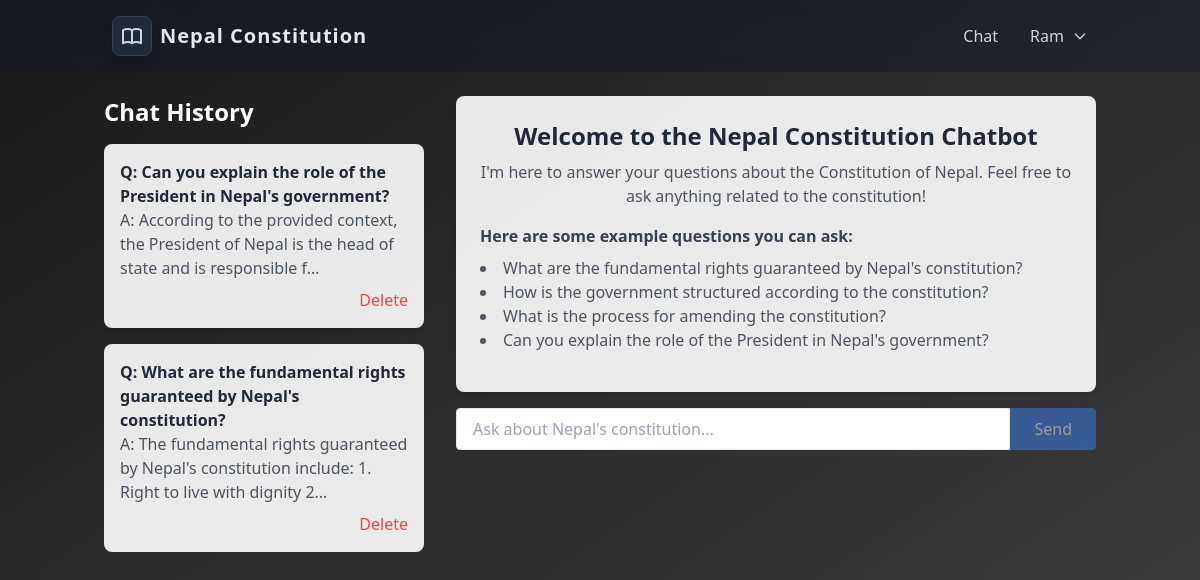
The page / (signed in) on the database as committed earlier.
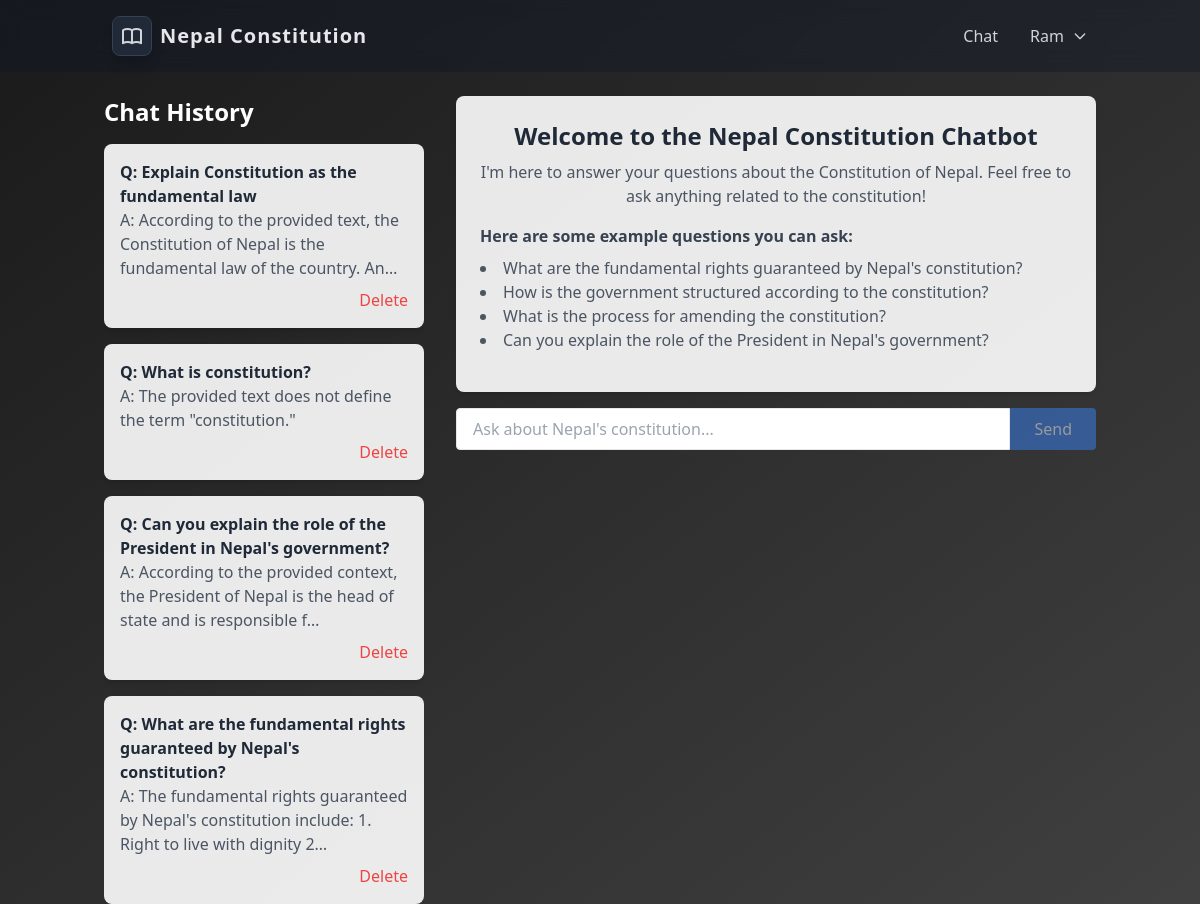
The same page on the database as committed later.
### constitution_chat/models.py (models this page shows, shortened)
class ChatHistory(models.Model):
    user = models.ForeignKey(User, on_delete=models.CASCADE)
    question = models.TextField()
    answer = models.TextField()
    timestamp = models.DateTimeField(auto_now_add=True)

### constitution_chat/views.py (the view, shortened to what this page needs)
# urls.py: path('', views.chat_view, name='chat'),
@login_required
@require_http_methods(["GET", "POST"])
def chat_view(request):
    chat_history = ChatHistory.objects.filter(user=request.user).order_by('-timestamp')
    return render(request, 'constitution_chat/chat.html', {'chat_history': chat_history})

### constitution_chat/templates/constitution_chat/chat.html (shortened to what this page needs)
{% extends 'constitution_chat/base.html' %}
{% block content %}
<div class="flex flex-col md:flex-row space-y-8 md:space-y-0 md:space-x-8" x-data="chatData">
    <div class="w-full md:w-1/3">
        <h2 class="text-2xl font-bold mb-4 text-white">Chat History</h2>
        <div class="space-y-4 max-h-[calc(100vh-200px)] overflow-y-auto">
            {% for chat in chat_history %}
            <div class="bg-white bg-opacity-90 p-4 rounded-lg shadow-md">
                <p class="font-bold text-gray-800">Q: {{ chat.question }}</p>
                <p class="text-gray-600">A: {{ chat.answer|truncatechars:100 }}</p>
                <div class="flex justify-end mt-2">
                    <a href="{% url 'delete_history' chat.id %}" class="text-red-500 hover:text-red-700">Delete</a>
                </div>
            </div>
            {% endfor %}
        </div>
    </div>
    <div class="w-full md:w-2/3">
        <div id="chat-container" class="bg-white bg-opacity-90 p-6 rounded-lg shadow-md mb-4 h-[calc(100vh-300px)] overflow-y-auto">
            <div class="mb-4 text-center">
                <h2 class="text-2xl font-bold text-gray-800 mb-2">Welcome to the Nepal Constitution Chatbot</h2>
                <p class="text-gray-600 mb-4">I'm here to answer your questions about the Constitution of Nepal. Feel free to ask anything related to the constitution!</p>
                <div class="text-left">
                    <p class="text-gray-700 font-semibold mb-2">Here are some example questions you can ask:</p>
                    <ul class="list-disc list-inside text-gray-600">
                        <li>What are the fundamental rights guaranteed by Nepal's constitution?</li>
                        <li>How is the government structured according to the constitution?</li>
                        <li>What is the process for amending the constitution?</li>
                        <li>Can you explain the role of the President in Nepal's government?</li>
                    </ul>
                </div>
            </div>
        </div>
        <form id="chat-form" class="flex" @submit.prevent="submitQuestion">
            <input type="text" x-model="question" class="flex-grow border rounded-l px-4 py-2 focus:outline-none focus:ring-2 focus:ring-blue-500" placeholder="Ask about Nepal's constitution..." style="color: black;">
            <button type="submit" class="bg-blue-500 text-white px-6 py-2 rounded-r hover:bg-blue-600 focus:outline-none focus:ring-2 focus:ring-blue-500 focus:ring-offset-2" x-bind:disabled="loading || !question.trim()" x-bind:class="{ 'opacity-50 cursor-not-allowed': loading || !question.trim() }">
                <span x-show="!loading">Send</span>
            </button>
        </form>
    </div>
</div>
{% endblock %}

### constitution_chat/templates/constitution_chat/base.html (shortened to what this page needs)
<!DOCTYPE html>
<html lang="en">
<head>
    <link href="https://cdn.jsdelivr.net/npm/tailwindcss@2.2.19/dist/tailwind.min.css" rel="stylesheet">
</head>
<body class="bg-dark-mesh min-h-screen text-gray-200">
    <nav class="fixed w-full z-50 top-0">
        <div class="glass-effect bg-gray-900 bg-opacity-40">
            <div class="container mx-auto px-6 py-4">
                <div class="flex justify-between items-center">
                    <div class="flex items-center space-x-2">
                        <div class="w-10 h-10 bg-gray-800 rounded-lg shadow-lg flex items-center justify-center float-animation border border-gray-700">
                        </div>
                        <a href="{% url 'chat' %}" class="text-gray-200 text-xl font-bold tracking-wider hover:text-white transition duration-300">
                            Nepal Constitution
                        </a>
                    </div>
                    <div class="hidden md:flex items-center space-x-8">
                        {% if user.is_authenticated %}
                            <a href="{% url 'chat' %}" class="nav-link text-gray-300 hover:text-white transition duration-300">Chat</a>
                            <div class="relative" x-data="{ open: false }">
                                <button @click="open = !open" class="flex items-center text-gray-300 hover:text-white focus:outline-none">
                                    <span class="mr-2">{{ user.username }}</span>
                                    <svg class="w-4 h-4" fill="none" stroke="currentColor" viewBox="0 0 24 24">
                                        <path stroke-linecap="round" stroke-linejoin="round" stroke-width="2" d="M19 9l-7 7-7-7" />
                                    </svg>
                                </button>
                            </div>
                        {% else %}
                            <a href="{% url 'login' %}" class="px-6 py-2 text-gray-300 hover:text-white nav-link">Login</a>
                            <a href="{% url 'register' %}" class="px-6 py-2 bg-gray-800 text-gray-200 rounded-lg hover:bg-gray-700 transition duration-300 shadow-lg hover:shadow-xl border border-gray-700">
                                Register
                            </a>
                        {% endif %}
                    </div>
                </div>
            </div>
        </div>
    </nav>
    <div class="container mx-auto px-4 pt-24">
        {% block content %}
        {% endblock %}
    </div>
</body>
</html>

### constitution_chat/templates/constitution_chat/base.html (style rules this page uses)
.glass-effect { backdrop-filter: blur(10px); -webkit-backdrop-filter: blur(10px); }
.bg-dark-mesh { background: linear-gradient(to bottom right, #1a1a1a, #2d2d2d, #404040); background-attachment: fixed; }
.nav-link { position: relative; }
.nav-link::after { content: ''; position: absolute; width: 0; height: 2px; bottom: -2px; left: 0; background-color: #9ca3af; transition: width 0.3s ease; }
.float-animation { animation: float 3s ease-in-out infinite; }

Rows that differ between the two databases and show on the page:
added ChatHistory: question "Explain Constitution as the fundamental law", answer "According to the provided text, the Constitution of Nepal is the fundamental law of the country. An…"
added ChatHistory: question "What is constitution?", answer "The provided text does not define the term \"constitution.\""
